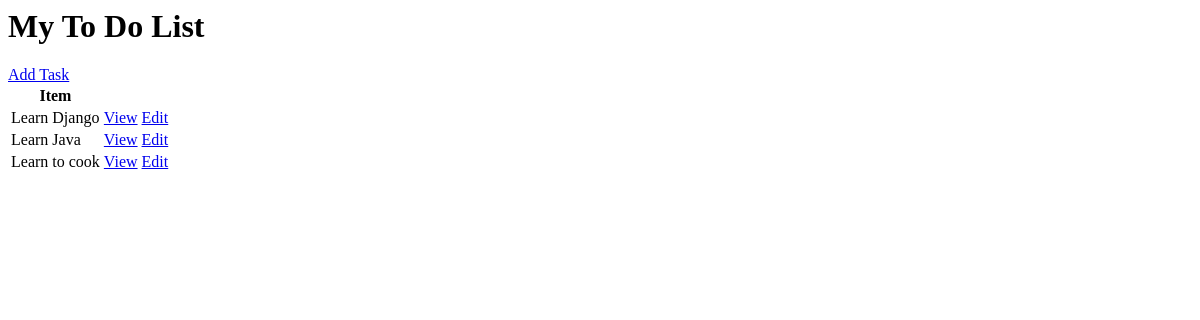
Before: / with the older database file.
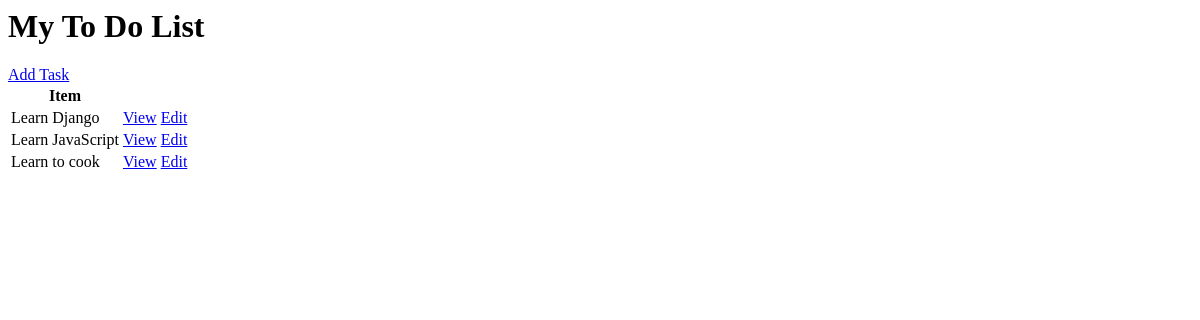
After: the same page with the newer database file.
### base/models.py (models this page shows, shortened)
class Task(models.Model):
    user = models.ForeignKey(User, on_delete=models.CASCADE, null=True, blank=True)
    title = models.CharField(max_length=200)
    description = models.TextField(null=True, blank=True)
    complete = models.BooleanField(default=False)
    created = models.DateTimeField(auto_now_add=True)
    class Meta:
        ordering = ['complete']

### base/views.py (the view)
# urls.py: path('', TaskList.as_view(), name='tasks'),
class TaskList(ListView):
    model = Task
    context_object_name = 'tasks'

### base/templates/base/task_list.html
<h1>
    My To Do List
</h1>
<a href="{% url 'task-create' %}">
    Add Task
</a>
<table>
    <tr>
        <th>Item</th>
    </tr>
    {% for task in tasks %}
    <tr>
        <td>{{task.title}}</td>
        <td><a href="{% url 'task' task.id %}">View</a></td>
        <td><a href="{% url 'task-update' task.id %}">Edit</a></td>
    </tr>
    {%empty%}
        <h3>No items in list</h3>
    {% endfor %}
</table>

Changed rows visible on the page:
changed Task: title "Learn Java" → "Learn JavaScript"
